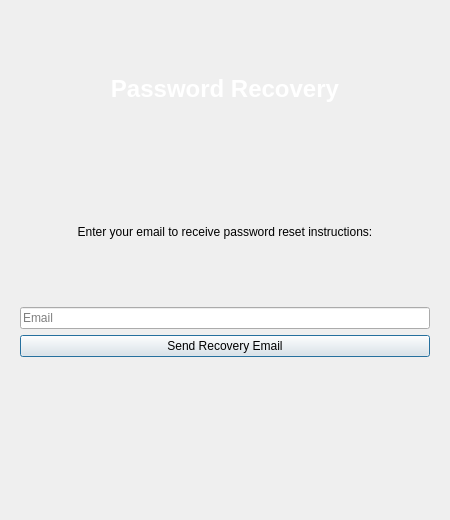
<?xml version="1.0" encoding="UTF-8"?>
<ui version="4.0">
 <class>RecoveryDialog</class>
 <widget class="QDialog" name="RecoveryDialog">
  <property name="geometry">
   <rect>
    <x>0</x>
    <y>0</y>
    <width>450</width>
    <height>520</height>
   </rect>
  </property>
  <property name="windowTitle">
   <string>Password Recovery</string>
  </property>
  <property name="styleSheet">
   <string notr="true">
    QDialog {
        background-color: \#0F0F0F;
    }
    QLabel {
        color: white;
        font-size: 14px;
    }
    QLineEdit {
        background-color: \#2A2A2A;
        border: 1px solid \#404040;
        padding: 10px;
        border-radius: 8px;
        color: white;
    }
    QPushButton {
        background-color: \#3A82F7;
        color: white;
        border: none;
        padding: 12px 24px;
        border-radius: 8px;
        font-weight: bold;
    }
    QPushButton:hover {
        background-color: \#2C65BF;
    }
   </string>
  </property>
  <layout class="QVBoxLayout" name="mainLayout">
   <item>
    <widget class="QFrame" name="cardFrame">
     <property name="styleSheet">
      <string notr="true">
       QFrame {
           background-color: \#1A1A1A;
           border-radius: 16px;
           padding: 30px;
       }
      </string>
     </property>
     <layout class="QVBoxLayout" name="cardLayout">
      <item>
       <widget class="QLabel" name="titleLabel">
        <property name="styleSheet">
         <string notr="true">font-size: 24px; font-weight: bold; color: white;</string>
        </property>
        <property name="text">
         <string>Password Recovery</string>
        </property>
        <property name="alignment">
         <set>Qt::AlignmentFlag::AlignCenter</set>
        </property>
       </widget>
      </item>
      <item>
       <widget class="QLabel" name="instructionLabel">
        <property name="text">
         <string>Enter your email to receive password reset instructions:</string>
        </property>
        <property name="alignment">
         <set>Qt::AlignmentFlag::AlignCenter</set>
        </property>
        <property name="wordWrap">
         <bool>true</bool>
        </property>
       </widget>
      </item>
      <item>
       <widget class="QLineEdit" name="emailEdit">
        <property name="placeholderText">
         <string>Email</string>
        </property>
       </widget>
      </item>
      <item>
       <widget class="QPushButton" name="sendRecoveryButton">
        <property name="text">
         <string>Send Recovery Email</string>
        </property>
       </widget>
      </item>
      <item>
       <widget class="QLabel" name="statusLabel">
        <property name="styleSheet">
         <string notr="true">color: \#FF6B6B;</string>
        </property>
        <property name="text">
         <string/>
        </property>
        <property name="alignment">
         <set>Qt::AlignmentFlag::AlignCenter</set>
        </property>
        <property name="wordWrap">
         <bool>true</bool>
        </property>
       </widget>
      </item>
     </layout>
    </widget>
   </item>
  </layout>
 </widget>
 <resources/>
 <connections/>
</ui>
